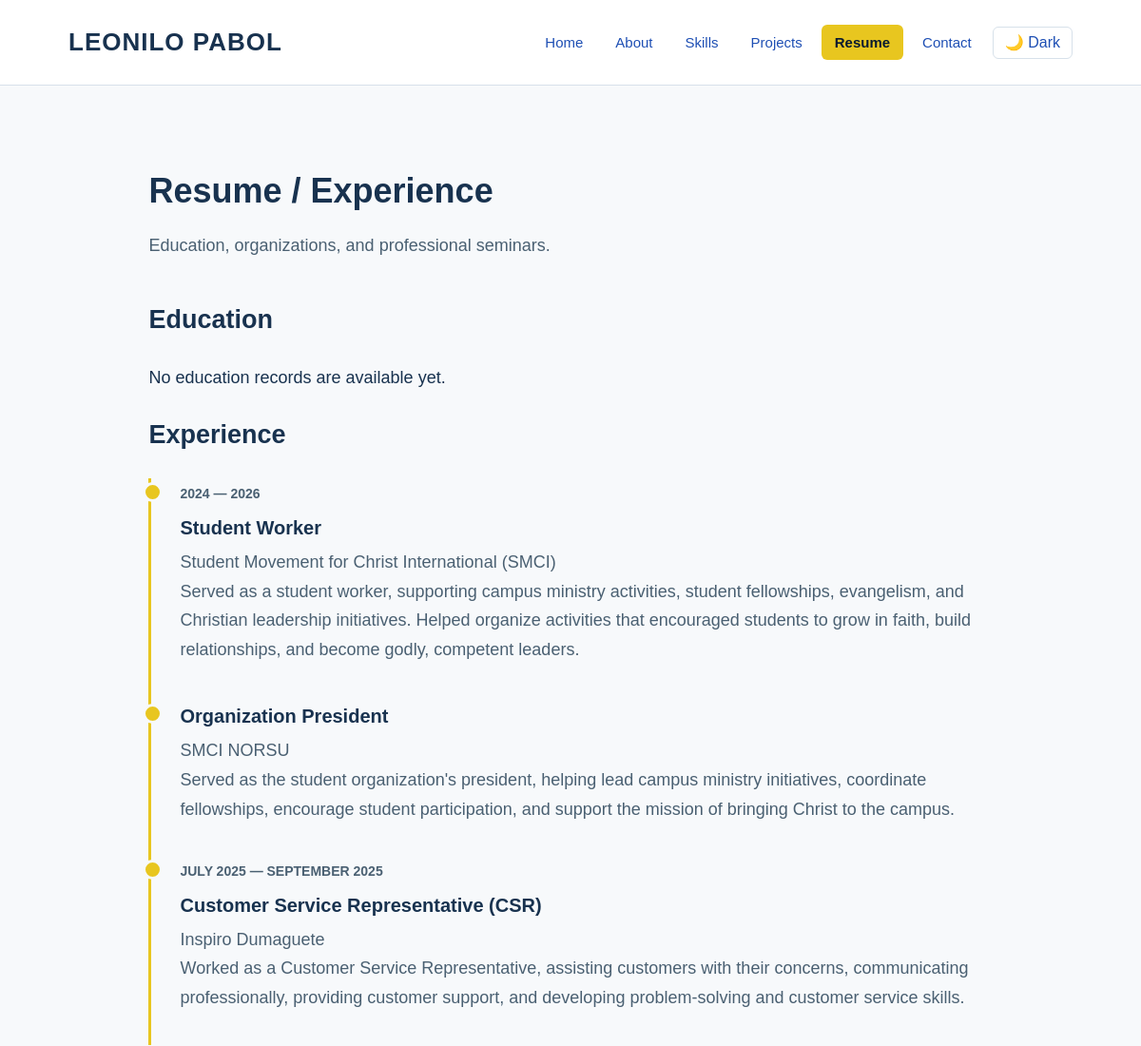
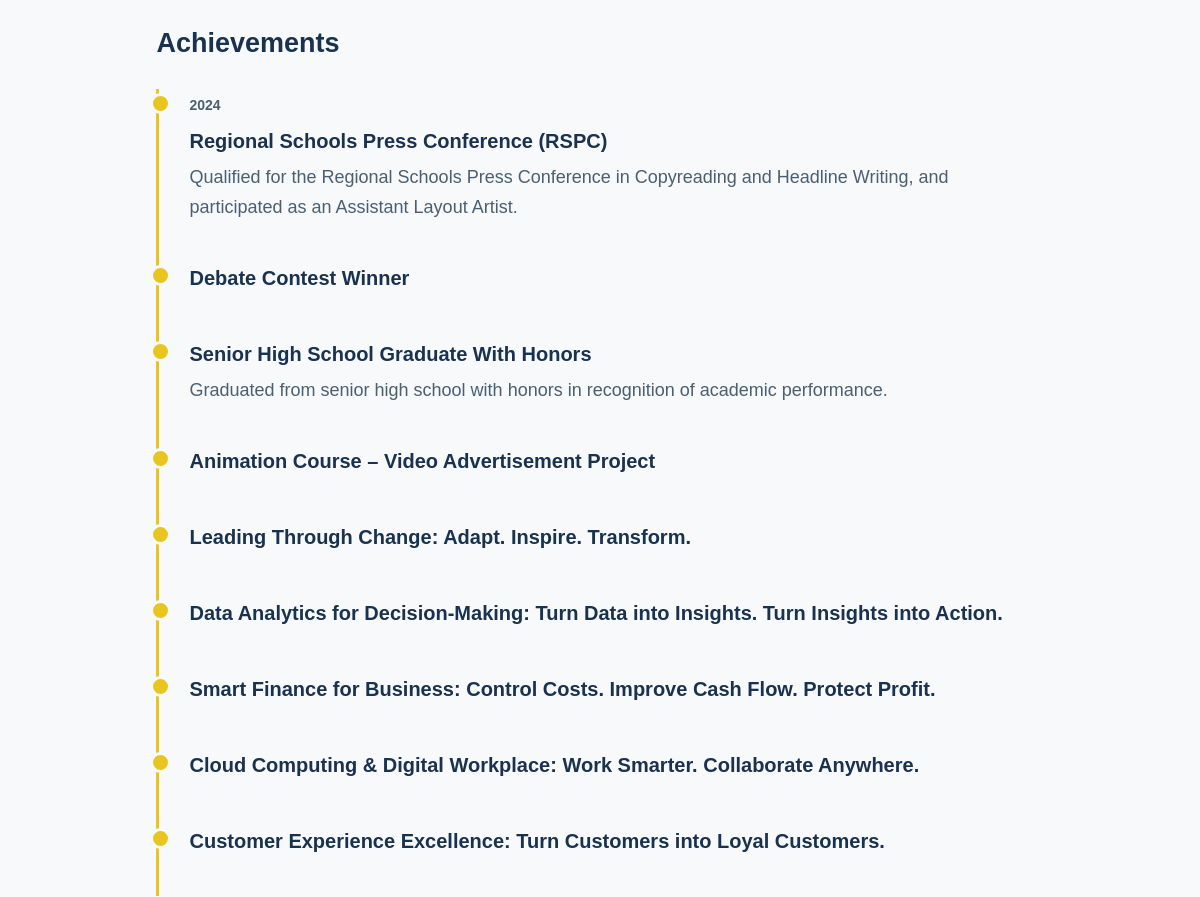
/resume.php (upper part), run on an earlier commit of the app's database (2 pictures, top to bottom).
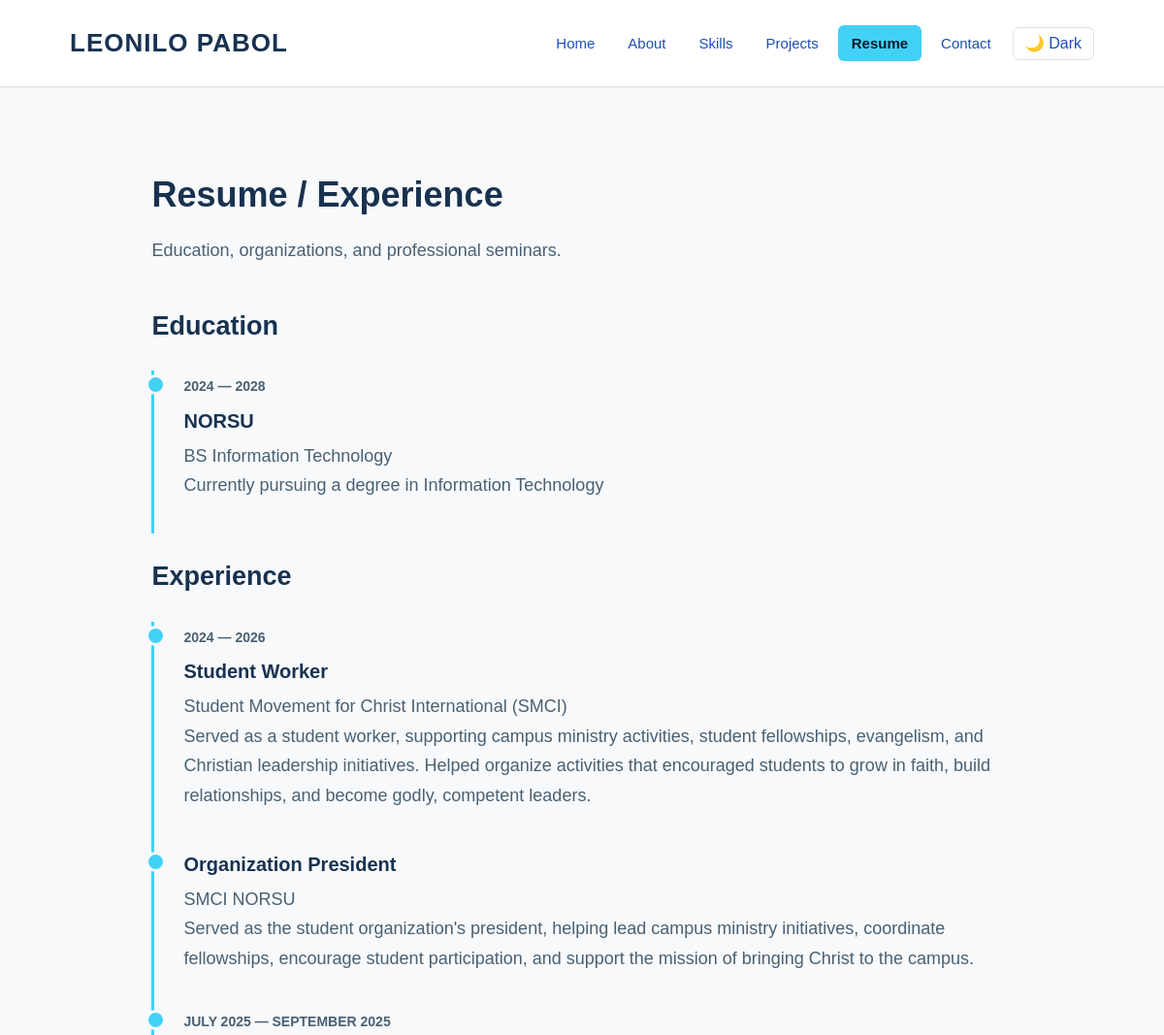
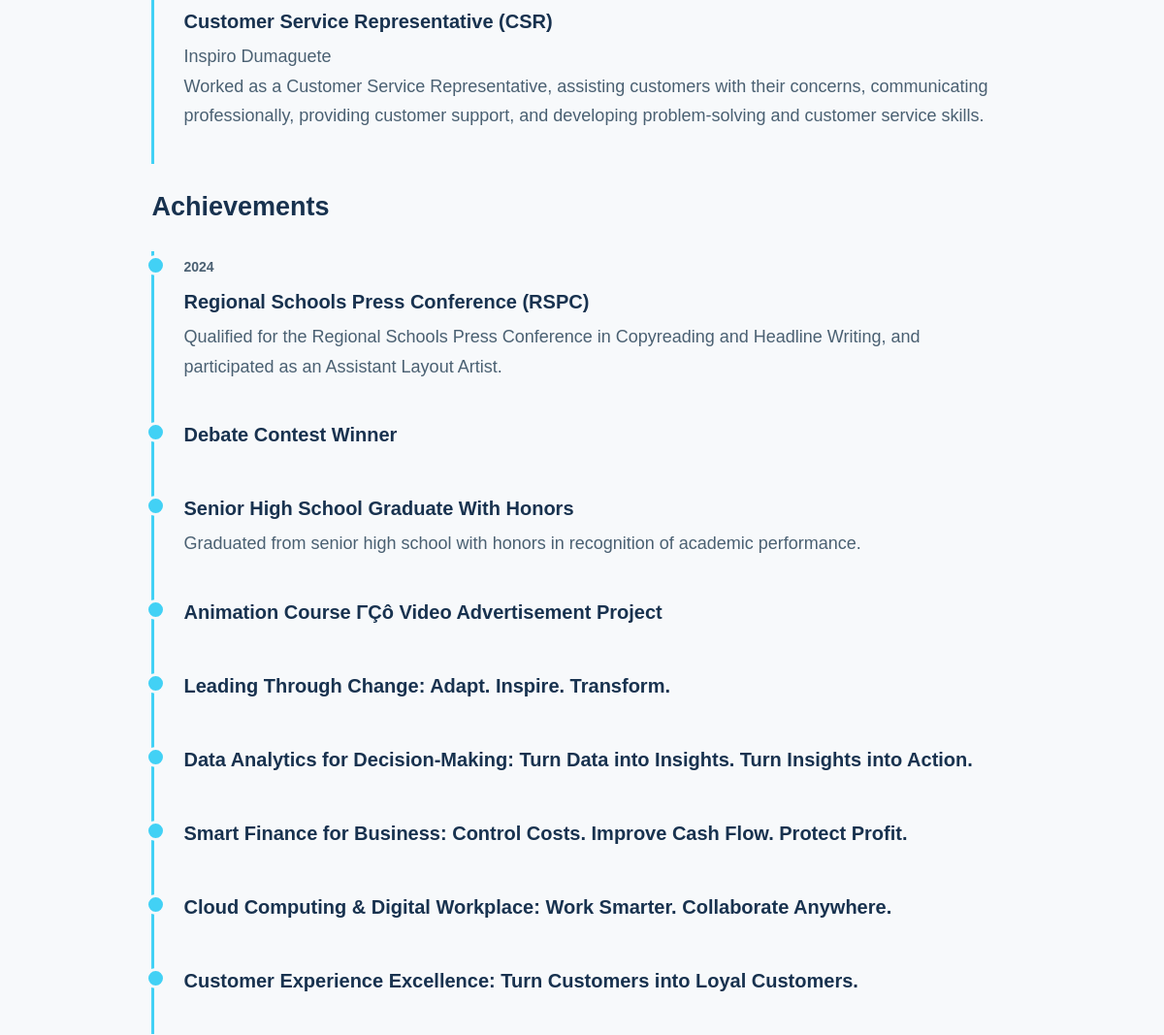
And on a later commit of the database (2 pictures, top to bottom).
### tables this page shows
CREATE TABLE `experience` (
  `id` int(11) NOT NULL AUTO_INCREMENT,
  `job_title` varchar(200) NOT NULL,
  `organization` varchar(200) NOT NULL,
  `start_date` varchar(50) DEFAULT NULL,
  `end_date` varchar(50) DEFAULT NULL,
  `description` text DEFAULT NULL,
  `display_order` int(11) NOT NULL DEFAULT 0,
  `created_at` timestamp NOT NULL DEFAULT current_timestamp(),
  PRIMARY KEY (`id`)
);

CREATE TABLE `achievements` (
  `id` int(11) NOT NULL AUTO_INCREMENT,
  `title` varchar(200) NOT NULL,
  `organization` varchar(200) DEFAULT NULL,
  `achievement_date` varchar(50) DEFAULT NULL,
  `description` text DEFAULT NULL,
  `display_order` int(11) NOT NULL DEFAULT 0,
  `created_at` timestamp NOT NULL DEFAULT current_timestamp(),
  PRIMARY KEY (`id`)
);

CREATE TABLE `settings` (
  `id` tinyint(3) unsigned NOT NULL DEFAULT 1,
  `website_title` varchar(150) NOT NULL DEFAULT 'Leonilo Pabol',
  `logo_path` varchar(255) DEFAULT NULL,
  `appearance_color` char(7) NOT NULL DEFAULT '#e8c61f',
  PRIMARY KEY (`id`)
);

CREATE TABLE `education` (
  `id` int(11) NOT NULL AUTO_INCREMENT,
  `school` varchar(200) NOT NULL,
  `degree` varchar(200) NOT NULL,
  `start_year` varchar(20) DEFAULT NULL,
  `end_year` varchar(20) DEFAULT NULL,
  `description` text DEFAULT NULL,
  `display_order` int(11) NOT NULL DEFAULT 0,
  `created_at` timestamp NOT NULL DEFAULT current_timestamp(),
  PRIMARY KEY (`id`)
);

### includes/site_settings.php (called while the page is built, shortened)
<?php
function validateWebsiteLogoPath(string $path): bool {
    if ($path === "") {
        return true;
    }
    return !preg_match('#(^|/)\.\.?(/|$)#', $path);
}
function getWebsiteSettings(PDO $pdo): array {
    $defaults = [
        "website_title" => "Leonilo Pabol",
        "logo_path" => "",
        "appearance_color" => "#e8c61f"
    ];
    try {
        $stmt = $pdo->prepare(
            "SELECT website_title, logo_path, appearance_color
             FROM settings
             WHERE id = ?"
        );
        $stmt->execute([1]);
        $settings = $stmt->fetch();
    } catch (Throwable $error) {
        return $defaults;
    }
    if (!$settings) {
        return $defaults;
    }
    $websiteTitle = trim((string) ($settings["website_title"] ?? ""));
    $logoPath = trim((string) ($settings["logo_path"] ?? ""));
    $appearanceColor = (string) ($settings["appearance_color"] ?? "");
    return [
        "website_title" => $websiteTitle !== "" ? $websiteTitle : $defaults["website_title"],
        "logo_path" => validateWebsiteLogoPath($logoPath) ? $logoPath : "",
        "appearance_color" => preg_match('/^#[0-9A-Fa-f]{6}$/D', $appearanceColor)
            ? $appearanceColor
            : $defaults["appearance_color"]
    ];
}

### resume.php (the view, shortened to what the changed rows need)
<?php
require_once __DIR__ . '/includes/db.php';
require_once __DIR__ . '/includes/site_settings.php';
$websiteSettings = getWebsiteSettings($pdo);
$educationRecords = [];
$experienceRecords = [];
$achievementRecords = [];
$educationLoadError = false;
$experienceLoadError = false;
$achievementLoadError = false;
try {
    $stmt = $pdo->query(
        "SELECT school, degree, start_year, end_year, description
         FROM education
         ORDER BY display_order ASC, id ASC"
    );
    $educationRecords = $stmt->fetchAll();
} catch (Throwable $error) {
    $educationLoadError = true;
}
try {
    $stmt = $pdo->query(
        "SELECT job_title, organization, start_date, end_date, description
         FROM experience
         ORDER BY display_order ASC, id ASC"
    );
    $experienceRecords = $stmt->fetchAll();
} catch (Throwable $error) {
    $experienceLoadError = true;
}
try {
    $stmt = $pdo->query(
        "SELECT title, organization, achievement_date, description
         FROM achievements
         ORDER BY display_order ASC, id ASC"
    );
    $achievementRecords = $stmt->fetchAll();
} catch (Throwable $error) {
    $achievementLoadError = true;
}
$escapeValue = static function ($value): string {
    return htmlspecialchars((string) ($value ?? ''), ENT_QUOTES, 'UTF-8');
};
$formatTimelineDate = static function ($value): string {
    $date = trim((string) ($value ?? ''));
    if ($date === '') {
        return '';
    }
    return preg_match('/^\d{4}-\d{2}-\d{2}$/D', $date)
        ? substr($date, 0, 4)
        : $date;
};
?>
<!DOCTYPE html>
<html lang="en">
<head>
<link rel="stylesheet" href="css/style.css">
</head>
<body>
<header>
  <a href="index.php" class="brand"><?php if ($websiteSettings['logo_path'] !== ''): ?><img src="<?= htmlspecialchars($websiteSettings['logo_path'], ENT_QUOTES, 'UTF-8') ?>" alt="<?= htmlspecialchars($websiteSettings['website_title'], ENT_QUOTES, 'UTF-8') ?>" style="max-height:52px;max-width:220px;width:auto;object-fit:contain;"><?php else: ?><?= htmlspecialchars(strtoupper($websiteSettings['website_title']), ENT_QUOTES, 'UTF-8') ?><?php endif; ?></a>
  <div class="navbar">
    <ul class="nav-links">
    </ul>
    <button class="theme-toggle" aria-label="Toggle dark mode">&#127769; Dark</button>
  </div>
</header>
<section class="section">
  <div class="wrap">
    <h1 class="section-title">Resume / Experience</h1>
    <section aria-labelledby="education-heading">
      <h2 id="education-heading">Education</h2>
      <?php if ($educationLoadError): ?>
        <p>Unable to load education records right now.</p>
      <?php elseif ($educationRecords === []): ?>
        <p>No education records are available yet.</p>
      <?php else: ?>
        <ol class="timeline">
          <?php foreach ($educationRecords as $record): ?>
            <?php
            $startYear = trim((string) ($record['start_year'] ?? ''));
            $endYear = trim((string) ($record['end_year'] ?? ''));
            $period = $startYear;
            if ($endYear !== '') {
                $period = $period !== '' ? $period . ' — ' . $endYear : $endYear;
            } elseif ($startYear !== '') {
                $period .= ' — Present';
            }
            $description = trim((string) ($record['description'] ?? ''));
            ?>
            <li>
              <?php if ($period !== ''): ?><span class="when"><?= $escapeValue($period) ?></span><?php endif; ?>
              <h3><?= $escapeValue($record['school'] ?? '') ?></h3>
              <p><?= $escapeValue($record['degree'] ?? '') ?></p>
              <?php if ($description !== ''): ?><p><?= $escapeValue($description) ?></p><?php endif; ?>
            </li>
          <?php endforeach; ?>
        </ol>
      <?php endif; ?>
    </section>
    <section aria-labelledby="experience-heading">
      <h2 id="experience-heading">Experience</h2>
      <?php if ($experienceLoadError): ?>
        <p>Unable to load experience records right now.</p>
      <?php elseif ($experienceRecords === []): ?>
        <p>No experience records are available yet.</p>
      <?php else: ?>
        <ol class="timeline">
          <?php foreach ($experienceRecords as $record): ?>
            <?php
            $startDate = $formatTimelineDate($record['start_date'] ?? null);
            $endDate = $formatTimelineDate($record['end_date'] ?? null);
            $period = $startDate;
            if ($endDate !== '') {
                $period = $period !== '' ? $period . ' — ' . $endDate : $endDate;
            } elseif ($startDate !== '') {
                $period .= ' — Present';
            }
            $organization = trim((string) ($record['organization'] ?? ''));
            $description = trim((string) ($record['description'] ?? ''));
            ?>
            <li>
              <?php if ($period !== ''): ?><span class="when"><?= $escapeValue($period) ?></span><?php endif; ?>
              <h3><?= $escapeValue($record['job_title'] ?? '') ?></h3>
              <?php if ($organization !== ''): ?><p><?= $escapeValue($organization) ?></p><?php endif; ?>
              <?php if ($description !== ''): ?><p><?= $escapeValue($description) ?></p><?php endif; ?>
            </li>
          <?php endforeach; ?>
        </ol>
      <?php endif; ?>
    </section>
    <section aria-labelledby="achievements-heading">
      <h2 id="achievements-heading">Achievements</h2>
      <?php if ($achievementLoadError): ?>
        <p>Unable to load achievement records right now.</p>
      <?php elseif ($achievementRecords === []): ?>
        <p>No achievements are available yet.</p>
      <?php else: ?>
        <ol class="timeline">
          <?php foreach ($achievementRecords as $record): ?>
            <?php
            $achievementDate = $formatTimelineDate($record['achievement_date'] ?? null);
            $description = trim((string) ($record['description'] ?? ''));
            ?>
            <li>
              <?php if ($achievementDate !== ''): ?><span class="when"><?= $escapeValue($achievementDate) ?></span><?php endif; ?>
              <h3><?= $escapeValue($record['title'] ?? '') ?></h3>
              <?php if ($description !== ''): ?><p><?= $escapeValue($description) ?></p><?php endif; ?>
            </li>
          <?php endforeach; ?>
        </ol>
      <?php endif; ?>
    </section>
  </div>
</section>
</body>
</html>

What changed in the data, as far as the page shows it:
added settings: website_title "LEONILO PABOL"
added education: $escapeValue($period) "2024 — 2028", school "NORSU", degree "BS Information Technology", description "Currently pursuing a degree in Information Technology"
changed achievements: title "Animation Course – Video Advertisement Project" → "Animation Course ΓÇô Video Advertisement Project"
Also different on the page:
$websiteSettings['website_title']: "LEONILO PABOL" → (not shown)
text no longer shown: "No education records are available yet."
